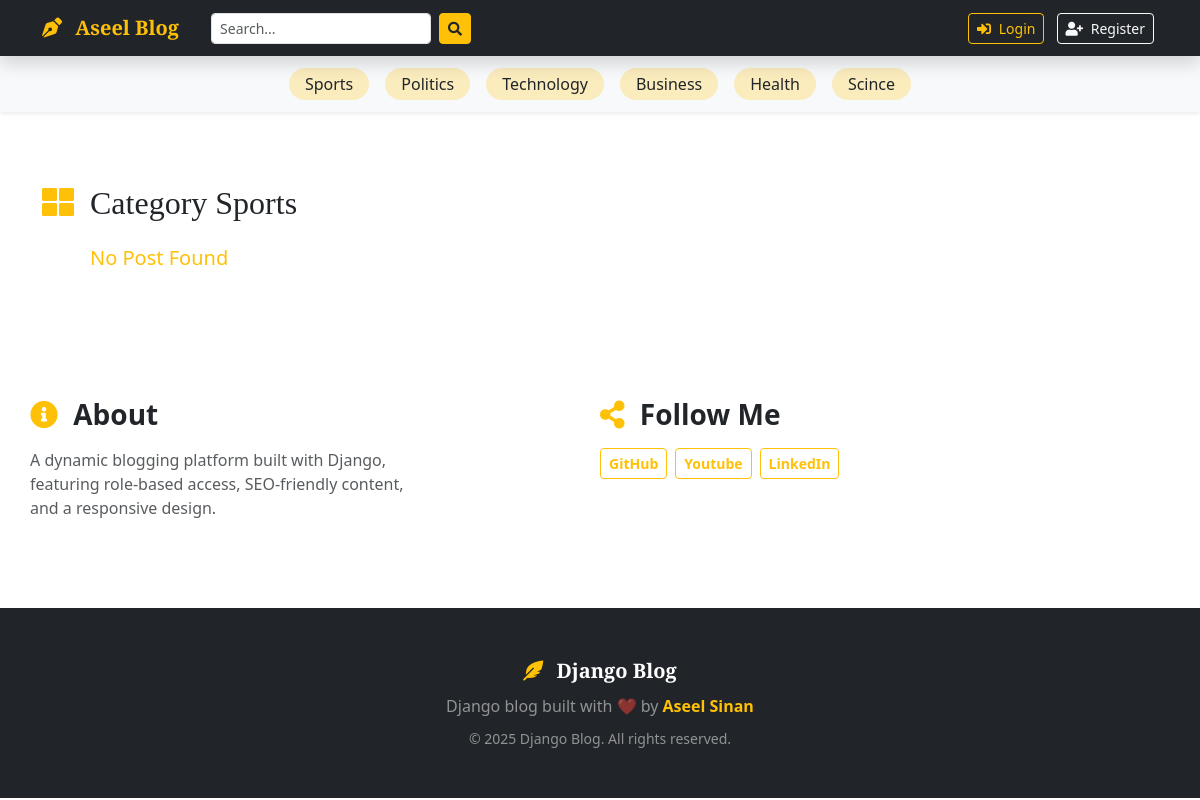
Page /category/1/ on the committed database.
### Blogs/models.py (models this page shows, shortened)
class Catagory(models.Model):
    catagory_name=models.CharField(max_length=50,unique=True)
    created_at =models.DateTimeField(auto_now_add=True)
    updated_at =models.DateTimeField(auto_now=True)
    def __str__(self):
        return self.catagory_name
    class Meta:
        verbose_name_plural='catagories'

class About(models.Model):
    about_heading=models.CharField( max_length=25)
    about_description =models.TextField(max_length=255)
    created_at =models.DateTimeField(auto_now_add=True)
    updated_at =models.DateTimeField(auto_now=True)
    class Meta:
        verbose_name_plural='About'

class SocialMediaLinks(models.Model):
    platform=models.CharField( max_length=26)
    link=models.URLField(max_length=100)
    created_at =models.DateTimeField(auto_now_add=True)
    updated_at =models.DateTimeField(auto_now=True)

### Blogs/views.py (the view)
# urls.py: path('<int:catagory_id>/',views.posts_by_catagory,name='posts_by_catagory'),
def posts_by_catagory(request , catagory_id):
    posts =models.Blog.objects.filter(catagory=catagory_id,status='PUBLISHED').order_by('-created_at')
    try:
        catagory=models.Catagory.objects.get(id=catagory_id)
    except:
        catagory=get_object_or_404(models.Catagory,pk=catagory_id)
    context ={
        'posts':posts,
        'catagory':catagory,
    }
    return render(request,'posts_by_catagory.html',context)

### Blogs/context_processors.py (called while the page is built)
def get_catagories(request):
    catagories=models.Catagory.objects.all()
    return dict(catagories=catagories)

def socialMedia(request):
    socialMedia=models.SocialMediaLinks.objects.all()
    return dict(socialMedia=socialMedia)

def aboutUs(request):
    try:
        about=models.About.objects.get()
    except:
        about=None
    return dict(about=about)

### BlogApp/templates/posts_by_catagory.html (shortened to what this page needs)
{% extends 'base.html' %}
{% block content %}
<div class="container py-5">
  <h2 class="mb-4" style="font-family: 'Playfair Display', serif">
    <i class="fas fa-th-large text-warning me-2"></i> Category {{ catagory }}
  </h2>
  <div class="row gy-4">
    {% if posts %}
      {% for post in posts %}
      <div class="col-12 col-md-6">
        <div class="card border-0 shadow-sm h-100 hover-shadow">
          <div class="card-body p-4">
            <div class="d-flex justify-content-between align-items-start mb-3">
              <h4 class="card-title fw-bold text-truncate">
                <a href="{% url 'blogs' post.slug %}" class="text-dark text-decoration-none">
                  {{ post.title }}
                </a>
              </h4>
              <span class="badge bg-success">Popular</span>
            </div>
            <div class="d-flex align-items-center mb-3 text-muted small flex-wrap">
              <span class="me-3 mb-2">
                <i class="far fa-calendar-alt me-1 text-warning"></i> {{ post.created_at|timesince }} ago
              </span>
              <span class="mb-2">
                <i class="fas fa-user me-1 text-warning"></i> {{ post.author }}
              </span>
            </div>
            <p class="card-text text-truncate">
              {{ post.short_describtion|truncatechars:25 }}
            </p>
            <div class="d-flex justify-content-between align-items-center mt-4">
              <a href="{% url 'blogs' post.slug %}" class="text-primary fw-bold">
                Read More <i class="fas fa-arrow-right ms-1"></i>
              </a>
              <span class="text-muted">
                <i class="far fa-heart me-1 text-danger"></i> 89
              </span>
            </div>
          </div>
        </div>
      </div>
      {% endfor %}
    {% else %}
      <h5 class="ms-5 text-warning">No Post Found</h5>
    {% endif %}
  </div>
</div>
{% endblock %}

### BlogApp/templates/base.html (shortened to what this page needs)
{% load static %}
<!doctype html>
<html lang="en">
  <head>
    <link
      href="https://cdn.jsdelivr.net/npm/bootstrap@5.3.2/dist/css/bootstrap.min.css"
      rel="stylesheet"
    />
    <link
      rel="stylesheet"
      href="https://cdnjs.cloudflare.com/ajax/libs/font-awesome/5.15.4/css/all.min.css"
    />
  </head>
  <body>
    <nav
      class="navbar navbar-expand-lg navbar-dark bg-dark sticky-top shadow main-navbar"
    >
      <div class="container">
        <a class="navbar-brand fw-bold text-warning" href="/">
          <i class="fas fa-pen-nib me-2"></i>
          <span style="font-family: &quot;Playfair Display&quot;, serif"
            >Aseel Blog</span
          >
        </a>
        <div class="collapse navbar-collapse" id="mainNavbar">
          <form
            class="d-flex mx-lg-3 my-2 my-lg-0"
            method="get"
            action="{% url 'search' %}"
          >
            <input
              class="form-control form-control-sm me-2"
              type="search"
              name="keyword"
              placeholder="Search..."
              aria-label="Search"
            />
            <button class="btn btn-warning btn-sm text-dark" type="submit">
              <i class="fas fa-search"></i>
            </button>
          </form>
          <div class="ms-auto">
            {%if not user.is_authenticated%}
            <a
              class="btn btn-outline-warning btn-sm mx-1"
              href="{%url 'login'%}"
            >
              <i class="fas fa-sign-in-alt me-1"></i> Login
            </a>
            <a
              class="btn btn-outline-light btn-sm mx-1"
              href="{%url 'register' %}"
            >
              <i class="fas fa-user-plus me-1"></i> Register
            </a>
            {%endif%}
          </div>
        </div>
      </div>
    </nav>
    <div class="category-bar shadow-sm bg-light py-2">
      <div class="container">
        <div class="cat-scroll d-flex justify-content-center flex-wrap">
          {% for catagory in catagories %}
          <a
            href="{% url 'posts_by_catagory' catagory.id %}"
            class="my-1 mx-2 px-3 py-1 text-dark text-decoration-none rounded-pill bg-warning bg-opacity-25"
            style="transition: all 0.3s ease"
          >
            {{ catagory.catagory_name }}
          </a>
          {% endfor %}
        </div>
      </div>
    </div>
    <main class="py-4">{% block content %}{% endblock %}</main>
    <div class="container py-5">
      <div class="row gy-4">
        <div class="card-body col-12 col-md-6" >
          <h3 class="fw-bold mb-3">
            <i class="fas fa-info-circle text-warning me-2"></i>
            {{about.about_heading}}
          </h3>
          <p class="text-muted" style='max-width:400px;'>{{ about.about_description }}</p>
        </div>
        <div class="card-body  col-12 col-md-6">
          <h3 class="fw-bold mb-3">
            <i class="fas fa-share-alt text-warning me-2"></i> Follow Me
          </h3>
          <div class="d-flex flex-wrap gap-2">
            {% for account in socialMedia %}
            <a
              href="{{ account.link }}"
              class="btn btn-outline-warning btn-sm fw-bold"
            >
              {{ account.platform }}
            </a>
            {% endfor %}
          </div>
        </div>
      </div>
    </div>
    <footer class="site-footer bg-dark text-white py-5 mt-4">
      <div class="container text-center">
        <div
          class="mb-2 fw-bold"
          style="
            font-family: &quot;Playfair Display&quot;, serif;
            font-size: 1.25rem;
          "
        >
          <i class="fas fa-feather-alt text-warning me-2"></i> Django Blog
        </div>
        <p class="mb-2 text-white-50">
          Django blog built with ❤️ by
          <a href="https://github.com/aseelsinan" class="text-warning fw-bold text-decoration-none"
            >Aseel Sinan</a
          >
        </p>
        <small class="text-white-50"
          >© 2025 Django Blog. All rights reserved.</small
        >
      </div>
    </footer>
  </body>
</html>

### rows in the picture
Catagory: catagory_name "Sports"
Catagory: catagory_name "Politics"
Catagory: catagory_name "Technology"
Catagory: catagory_name "Business"
Catagory: catagory_name "Health"
Catagory: catagory_name "Scince"
About: about_heading "About", about_description "A dynamic blogging platform built with Django, featuring role-based access, SEO-friendly content, and a responsive design."
SocialMediaLinks: platform "GitHub"
SocialMediaLinks: platform "Youtube"
SocialMediaLinks: platform "LinkedIn"
